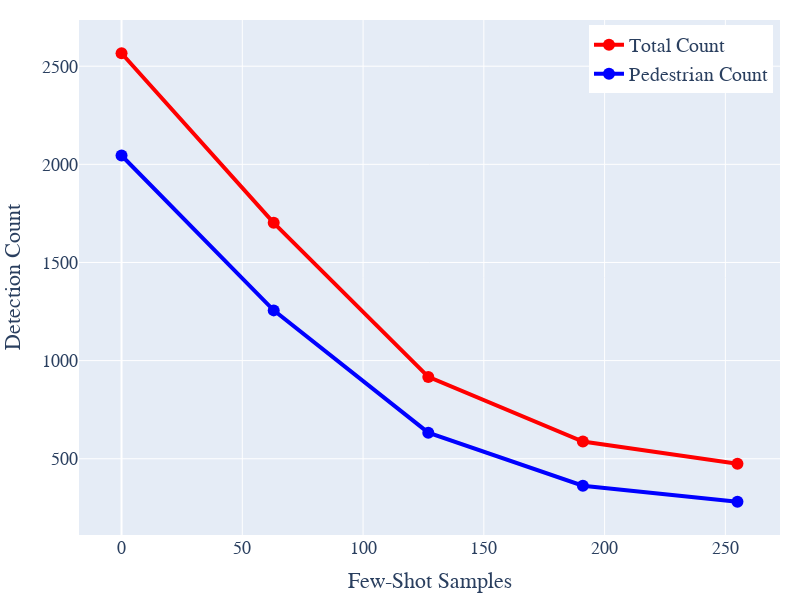

Here is the notebook cell this chart was saved with:
### Markdown cell above
# few shot on sample sizes

### Code cell
import plotly.graph_objects as go
from plotly.subplots import make_subplots
import json

data = {
  "percent_0": {
    "total": 2566,
    "pedestrian": 2045
  },
  "percent_5": {
    "total": 1702,
    "pedestrian": 1256
  },
  "percent_10": {
    "total": 917,
    "pedestrian": 633
  },
  "percent_15": {
    "total": 588,
    "pedestrian": 363
  },
  "percent_20": {
    "total": 475,
    "pedestrian": 281
  }
}

import json
import plotly.graph_objects as go

# Convert percentage keys to actual few-shot sample counts
# Formula: percentage * 1277
few_shot_samples = []
total_detections = []
pedestrian_detections = []

for key, values in data.items():
    # Extract percentage from key (e.g., "percent_5" -> 5)
    percentage = int(key.split('_')[1])
    # Calculate actual few-shot samples
    samples = int(percentage * 1277 / 100)

    few_shot_samples.append(samples)
    total_detections.append(values['total'])
    pedestrian_detections.append(values['pedestrian'])

# Create the plot following the style from your example
fig = go.Figure()

# Add total detections line (similar to Near-OoD in red)
fig.add_trace(go.Scatter(
    x=few_shot_samples,
    y=total_detections,
    mode='lines+markers',
    name="Total Count",
    marker=dict(color='red', size=12),
    line=dict(color='red', width=4)
))

# Add pedestrian detections line (similar to Far-OoD in blue)
fig.add_trace(go.Scatter(
    x=few_shot_samples,
    y=pedestrian_detections,
    mode='lines+markers',
    name="Pedestrian Count",
    marker=dict(color='blue', size=12),
    line=dict(color='blue', width=4)
))


fig.update_layout(
    font=dict(
            family="Arial",
            size=24,  # Larger default font size for papers
        ),
    height=600,
    width=800,
    showlegend=True,
    legend=dict(
        font=dict(size=20),
        yanchor="top",
        y=0.99,
        xanchor="right",
        x=0.99
    ),
    margin=dict(l=20, r=20, t=20, b=20)
)
fig.update_xaxes(title_text="Few-Shot Samples", title_font=dict(size=22), tickfont=dict(size=18))
fig.update_yaxes(title_text="Detection Count", title_font=dict(size=22), tickfont=dict(size=18))
fig.update_layout(template="plotly")
# Show plot
fig.show()
# Save the figure to the specified path
fig.write_image("/Users/hugo/iros25-long/fig/fsl_ablation_sample_size.png", width=600, height=450, scale=2,engine="kaleido")

### Figure 1 — Plotly figure (JSON) as saved in the notebook; plotly's stock layout.template omitted (floating-point values rounded to 4 significant figures)
{"data": [{"line": {"color": "red", "width": 4}, "marker": {"color": "red", "size": 12}, "mode": "lines+markers", "name": "Total Count", "type": "scatter", "x": [0, 63, 127, 191, 255], "y": [2566, 1702, 917, 588, 475]}, {"line": {"color": "blue", "width": 4}, "marker": {"color": "blue", "size": 12}, "mode": "lines+markers", "name": "Pedestrian Count", "type": "scatter", "x": [0, 63, 127, 191, 255], "y": [2045, 1256, 633, 363, 281]}], "layout": {"font": {"family": "Arial", "size": 24}, "height": 600, "legend": {"font": {"size": 20}, "x": 0.99, "xanchor": "right", "y": 0.99, "yanchor": "top"}, "margin": {"b": 20, "l": 20, "r": 20, "t": 20}, "showlegend": true, "width": 800, "xaxis": {"tickfont": {"size": 18}, "title": {"font": {"size": 22}, "text": "Few-Shot Samples"}}, "yaxis": {"tickfont": {"size": 18}, "title": {"font": {"size": 22}, "text": "Detection Count"}}}}
